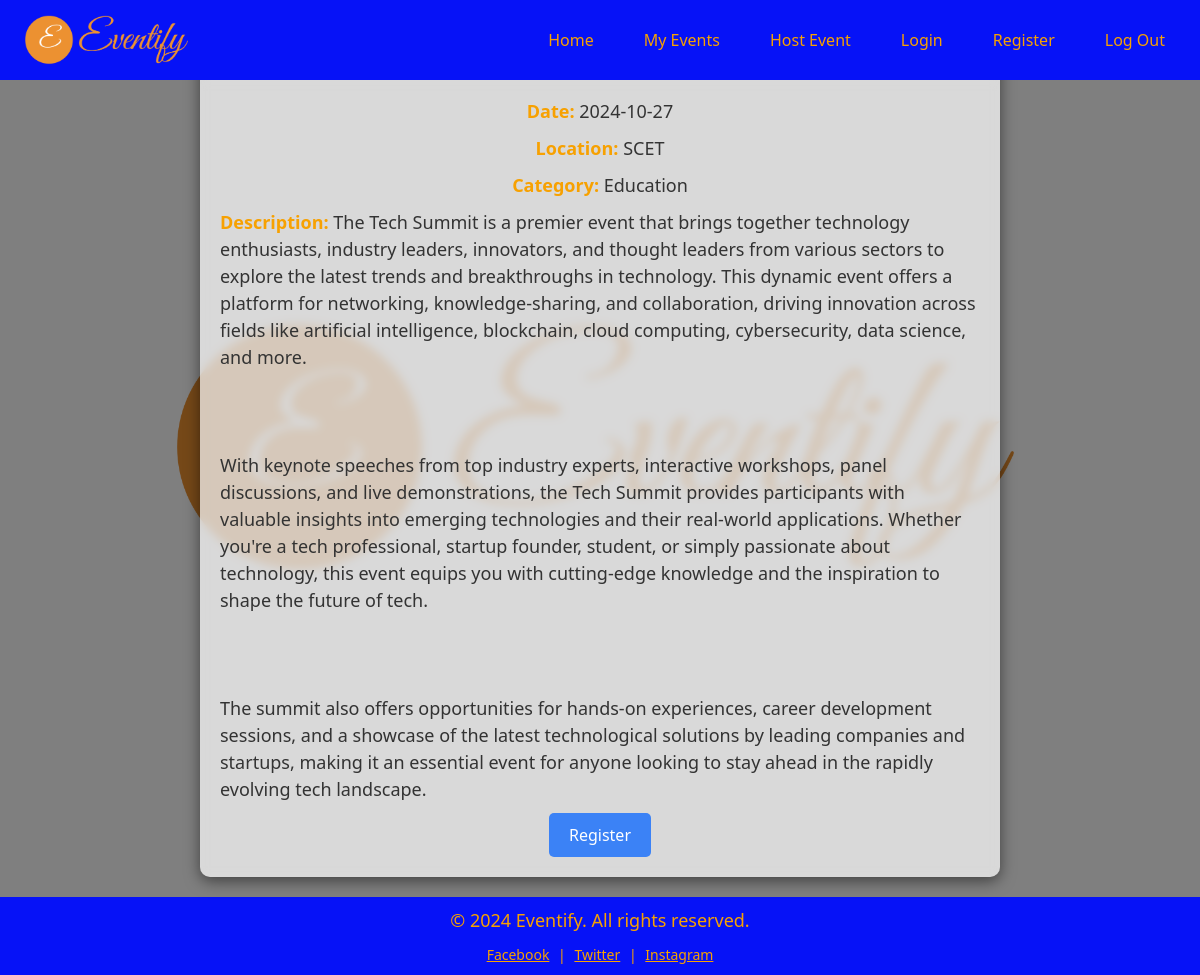
The app's page /indi-event-details1.php?event_id=1 with its own data.
### tables this page shows
CREATE TABLE `event` (
  `id` int(100) NOT NULL,
  `username` varchar(100) NOT NULL,
  `title` varchar(100) NOT NULL,
  `description` text NOT NULL,
  `date` date NOT NULL,
  `category` varchar(100) NOT NULL,
  `location` varchar(100) NOT NULL
);

### indi-event-details1.php (the view, shortened to what this page needs)
<?php
include 'connect.php';
$event_id = $_GET['event_id'];
$sql = "SELECT * FROM `event` WHERE id = '$event_id'";
$result = mysqli_query($connect, $sql);
$event = mysqli_fetch_assoc($result);
?>
<!DOCTYPE html>
<html lang="en">
<head>
    <link href="https://cdn.jsdelivr.net/npm/bootstrap@5.3.3/dist/css/bootstrap.min.css" rel="stylesheet">
</head>
<body>
    <div class="background">
        <nav>
            <div>
                <img src="./images/logo.png" class="logo" alt="Eventify Logo">
            </div>
            <ul>
                <li><a href="index.php">Home</a></li>
                <li><a href="myevents.php">My Events</a></li>
                <li><a href="hostevent2.php">Host Event</a></li>
                <li><a href="login1.php">Login</a></li>
                <li><a href="register1.php">Register</a></li>
                <li><a href="logout.php">Log Out</a></li>
            </ul>
        </nav>
        <div class="content">
            <h1><?php echo $event['title']; ?></h1>
            <p><strong>Date:</strong> <?php echo $event['date']; ?></p>
            <p><strong>Location:</strong> <?php echo $event['location']; ?></p>
            <p><strong>Category:</strong> <?php echo $event['category']; ?></p>
            <p><strong>Description:</strong> <?php echo nl2br($event['description']); ?></p>
            <form action="event-details.php" method="POST">
                    <button type="submit" name="register">Register</button>
                </form>
        </div>
    </div>
    <footer>
        <p>&copy; 2024 Eventify. All rights reserved.</p>
        <div class="socials">
            <a href="#">Facebook</a> | <a href="#">Twitter</a> | <a href="#">Instagram</a>
        </div>
    </footer>
</body>
</html>

### indi-event-details1.php (style rules this page uses)
body { font-family: 'Segoe UI', Tahoma, Geneva, Verdana, sans-serif; margin: 0; padding: 0; min-height: 100vh; display: flex; flex-direction: column; background-color: #f4f4f9; }
.background { flex: 1; display: flex; flex-direction: column; align-items: center; justify-content: center; padding: 20px; background-image: url('./images/background.png'); background-size: cover; background-position: center; background-repeat: no-repeat; position: relative; }
.background::before { content: ''; position: absolute; top: 0; left: 0; right: 0; bottom: 0; background: rgba(0, 0, 0, 0.5); z-index: 1; }
nav { background-color: rgb(6, 18, 247); display: flex; justify-content: space-between; align-items: center; padding: 15px 20px; width: 100%; position: absolute; top: 0; left: 0; z-index: 3; }
nav .logo { height: 50px; width: auto; }
nav ul { padding: 0; margin: 0; list-style: none; display: flex; gap: 20px; }
nav a { color: #f7a101; padding: 5px 15px; border-radius: 5px; transition: background-color 0.3s; text-decoration: none; }
.content { margin-top: 0px; display: flex; flex-direction: column; align-items: center; justify-content: center; padding: 20px; z-index: 2; width: 100%; max-width: 800px; background-color: rgba(255, 255, 255, 0.7); border-radius: 10px; box-shadow: 0px 4px 15px rgba(0, 0, 0, 0.5); backdrop-filter: blur(5px); word-wrap: break-word; }
h1 { font-size: 32px; margin-bottom: 20px; color: #f7a101; }
p { font-size: 18px; margin-bottom: 10px; color: #333; white-space: pre-line; }
p strong { color: #f7a101; }
button { background-color: #3b82f6; color: white; border: none; padding: 10px 20px; border-radius: 5px; cursor: pointer; transition: background-color 0.3s; font-size: 16px; }
footer { background-color: rgb(6, 18, 247); color: #f7a101; padding: 10px; text-align: center; font-size: 14px; position: relative; bottom: 0; width: 100%; z-index: 1; }
footer p { color: #f7a101; }
footer .socials { margin-top: 10px; }
footer a { color: #f7a101; padding: 0 5px; }

### records on screen
event: date "2024-10-27", location "SCET", category "Education", description "The Tech Summit is a premier event that brings together technology enthusiasts, industry leaders, innovators, and thought leaders from various sectors to explore the latest trends and breakthroughs in technology. This dynamic event offers a platform for networking, knowledge-sharing, and collaboration, driving innovation across fields like artificial intelligence, blockchain, cloud computing, cybersecurity, data science, and more. With keynote speeches from top industry experts, interactive workshops, panel discussions, and live demonstrations, the Tech Summit provides participants with valuable insights into emerging technologies and their real-world applications. Whether you're a tech…"
